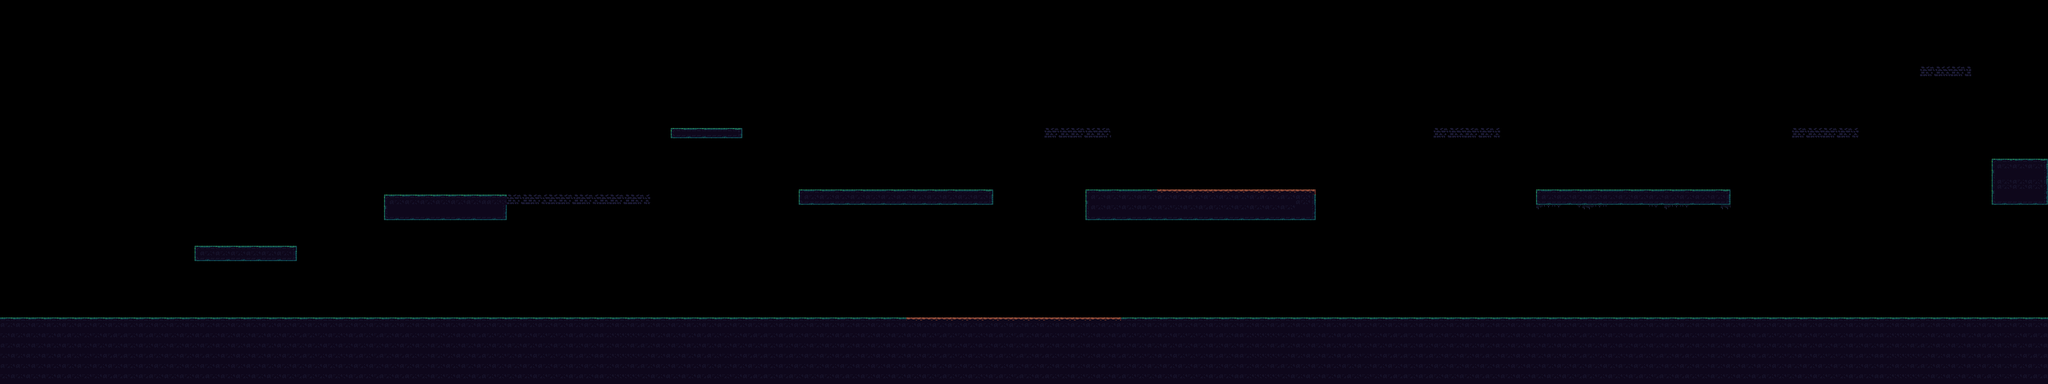

This is a level from a 2D game, rendered from its Tiled map with the project's own tilesets. A one-line summary and the map file follow, with tile-layer data summarised:
An orthogonal 400x75 tile map with 8x8 px tiles, 1 tile layer (Tile Layer 1), 1 hidden layer not drawn and 21 objects (11x platform, 5x timed, 2x slowing, bouncy).

<map version="1.10" tiledversion="1.11.2" orientation="orthogonal" renderorder="right-down" width="400" height="75" tilewidth="8" tileheight="8" infinite="0" nextlayerid="4" nextobjectid="41">
 <tileset firstgid="1" source="tiles.tsx" />
 <layer id="1" name="Tile Layer 1" width="400" height="75">
  <data>[30000 cells, 6185 non-empty, 42 distinct tile ids]</data>
 </layer>
 <layer id="2" name="decor" width="400" height="75" visible="0">
  <data>[30000 cells, 160 non-empty, 14 distinct tile ids]</data>
 </layer>
 <objectgroup id="3" name="Object Layer 1">
  <object id="1" gid="199" x="1180.67" y="482" width="8" height="8" />
  <object id="2" gid="199" x="1172" y="472" width="8" height="8" />
  <object id="3" name="bouncy" gid="199" x="1167.33" y="495.333" width="26.6667" height="24" />
  <object id="15" name="platform" x="0" y="497" width="962" height="102" />
  <object id="18" name="platform" x="964" y="496" width="453" height="104" />
  <object id="20" name="platform" x="1753.5" y="496" width="1127.5" height="103" />
  <object id="21" name="platform" x="2882" y="497" width="318" height="104" />
  <object id="23" name="platform" x="304" y="383.636" width="159.818" height="24.1818" />
  <object id="24" name="platform" x="600" y="304" width="191.667" height="39.6667" />
  <object id="27" name="platform" type="timed" x="792" y="304.333" width="224" height="16" />
  <object id="28" name="platform" x="1047.67" y="199.667" width="111.667" height="16.3333" />
  <object id="29" name="platform" x="1248.33" y="296.667" width="303.333" height="23.3333" />
  <object id="30" name="platform" type="timed" x="1632" y="200" width="104.333" height="16" />
  <object id="31" name="platform" x="1696.5" y="295.5" width="110.5" height="47.5" />
  <object id="32" name="platform" type="timed" x="2240.5" y="200" width="102.5" height="15" />
  <object id="34" name="platform" x="2400.5" y="296" width="303" height="23.5" />
  <object id="35" name="platform" type="timed" x="2800.5" y="200" width="103" height="16" />
  <object id="36" name="platform" x="3112.5" y="248.5" width="87.5" height="71.5" />
  <object id="38" name="platform" type="timed" x="3000.5" y="103.5" width="79.5" height="15.5" />
  <object id="39" name="platform" type="slowing" x="1807.5" y="296.5" width="248" height="47.5" />
  <object id="40" name="platform" type="slowing" x="1417" y="495.5" width="336.5" height="104.5" />
 </objectgroup>
</map>
